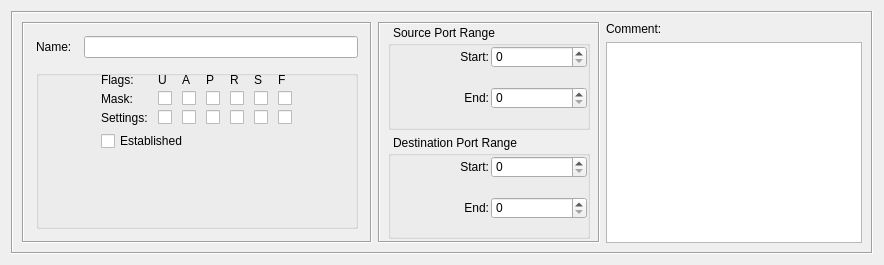
<ui version="4.0" >
 <class>TCPServiceDialog_q</class>
 <widget class="QWidget" name="TCPServiceDialog_q" >
  <property name="enabled" >
   <bool>true</bool>
  </property>
  <property name="geometry" >
   <rect>
    <x>0</x>
    <y>0</y>
    <width>884</width>
    <height>265</height>
   </rect>
  </property>
  <property name="sizePolicy" >
   <sizepolicy vsizetype="Preferred" hsizetype="Preferred" >
    <horstretch>0</horstretch>
    <verstretch>0</verstretch>
   </sizepolicy>
  </property>
  <property name="windowTitle" >
   <string>TCP</string>
  </property>
  <layout class="QGridLayout" name="gridLayout" >
   <item row="0" column="0" >
    <widget class="QFrame" name="frame7" >
     <property name="frameShape" >
      <enum>QFrame::Box</enum>
     </property>
     <property name="frameShadow" >
      <enum>QFrame::Sunken</enum>
     </property>
     <layout class="QGridLayout" >
      <item rowspan="2" row="0" column="0" >
       <widget class="QFrame" name="frame35" >
        <property name="sizePolicy" >
         <sizepolicy vsizetype="Preferred" hsizetype="Fixed" >
          <horstretch>0</horstretch>
          <verstretch>0</verstretch>
         </sizepolicy>
        </property>
        <property name="minimumSize" >
         <size>
          <width>350</width>
          <height>0</height>
         </size>
        </property>
        <property name="maximumSize" >
         <size>
          <width>350</width>
          <height>16777215</height>
         </size>
        </property>
        <property name="frameShape" >
         <enum>QFrame::Box</enum>
        </property>
        <property name="frameShadow" >
         <enum>QFrame::Sunken</enum>
        </property>
        <layout class="QGridLayout" >
         <property name="margin" >
          <number>12</number>
         </property>
         <property name="spacing" >
          <number>12</number>
         </property>
         <item row="0" column="0" >
          <widget class="QLabel" name="textLabel1" >
           <property name="sizePolicy" >
            <sizepolicy vsizetype="Preferred" hsizetype="Minimum" >
             <horstretch>0</horstretch>
             <verstretch>0</verstretch>
            </sizepolicy>
           </property>
           <property name="text" >
            <string>Name:</string>
           </property>
           <property name="wordWrap" >
            <bool>false</bool>
           </property>
          </widget>
         </item>
         <item row="0" column="1" >
          <widget class="QLineEdit" name="obj_name" >
           <property name="sizePolicy" >
            <sizepolicy vsizetype="Fixed" hsizetype="Preferred" >
             <horstretch>200</horstretch>
             <verstretch>0</verstretch>
            </sizepolicy>
           </property>
           <property name="minimumSize" >
            <size>
             <width>0</width>
             <height>0</height>
            </size>
           </property>
          </widget>
         </item>
         <item row="1" column="0" colspan="2" >
          <widget class="QGroupBox" name="groupBox7" >
           <property name="sizePolicy" >
            <sizepolicy vsizetype="Preferred" hsizetype="Preferred" >
             <horstretch>0</horstretch>
             <verstretch>0</verstretch>
            </sizepolicy>
           </property>
           <property name="styleSheet" >
            <string notr="true" >QGroupBox {
    margin-top: 0px;
	padding-top: 1ex;
    padding-bottom: 0px;
}
</string>
           </property>
           <property name="title" >
            <string/>
           </property>
           <layout class="QGridLayout" >
            <property name="margin" >
             <number>2</number>
            </property>
            <item row="0" column="0" >
             <layout class="QGridLayout" >
              <property name="horizontalSpacing" >
               <number>10</number>
              </property>
              <property name="verticalSpacing" >
               <number>4</number>
              </property>
              <item row="1" column="3" >
               <widget class="QCheckBox" name="psh_m" >
                <property name="sizePolicy" >
                 <sizepolicy vsizetype="Fixed" hsizetype="Maximum" >
                  <horstretch>0</horstretch>
                  <verstretch>0</verstretch>
                 </sizepolicy>
                </property>
                <property name="text" >
                 <string/>
                </property>
               </widget>
              </item>
              <item row="1" column="5" >
               <widget class="QCheckBox" name="syn_m" >
                <property name="sizePolicy" >
                 <sizepolicy vsizetype="Fixed" hsizetype="Maximum" >
                  <horstretch>0</horstretch>
                  <verstretch>0</verstretch>
                 </sizepolicy>
                </property>
                <property name="text" >
                 <string/>
                </property>
               </widget>
              </item>
              <item row="0" column="1" >
               <widget class="QLabel" name="flags_lbl_u" >
                <property name="sizePolicy" >
                 <sizepolicy vsizetype="Preferred" hsizetype="Maximum" >
                  <horstretch>0</horstretch>
                  <verstretch>0</verstretch>
                 </sizepolicy>
                </property>
                <property name="text" >
                 <string>U</string>
                </property>
                <property name="wordWrap" >
                 <bool>false</bool>
                </property>
               </widget>
              </item>
              <item row="2" column="0" >
               <widget class="QLabel" name="flags_lbl_3" >
                <property name="toolTip" >
                 <string>TCP flags that must be set (see man iptables, option --tcp-flags)</string>
                </property>
                <property name="text" >
                 <string>Settings:</string>
                </property>
                <property name="wordWrap" >
                 <bool>false</bool>
                </property>
               </widget>
              </item>
              <item row="2" column="3" >
               <widget class="QCheckBox" name="psh_s" >
                <property name="sizePolicy" >
                 <sizepolicy vsizetype="Fixed" hsizetype="Maximum" >
                  <horstretch>0</horstretch>
                  <verstretch>0</verstretch>
                 </sizepolicy>
                </property>
                <property name="text" >
                 <string/>
                </property>
               </widget>
              </item>
              <item row="1" column="4" >
               <widget class="QCheckBox" name="rst_m" >
                <property name="sizePolicy" >
                 <sizepolicy vsizetype="Fixed" hsizetype="Maximum" >
                  <horstretch>0</horstretch>
                  <verstretch>0</verstretch>
                 </sizepolicy>
                </property>
                <property name="text" >
                 <string/>
                </property>
               </widget>
              </item>
              <item row="1" column="6" >
               <widget class="QCheckBox" name="fin_m" >
                <property name="sizePolicy" >
                 <sizepolicy vsizetype="Fixed" hsizetype="Maximum" >
                  <horstretch>0</horstretch>
                  <verstretch>0</verstretch>
                 </sizepolicy>
                </property>
                <property name="text" >
                 <string/>
                </property>
               </widget>
              </item>
              <item row="1" column="2" >
               <widget class="QCheckBox" name="ack_m" >
                <property name="sizePolicy" >
                 <sizepolicy vsizetype="Fixed" hsizetype="Maximum" >
                  <horstretch>0</horstretch>
                  <verstretch>0</verstretch>
                 </sizepolicy>
                </property>
                <property name="text" >
                 <string/>
                </property>
               </widget>
              </item>
              <item row="0" column="4" >
               <widget class="QLabel" name="flags_lbl_r" >
                <property name="sizePolicy" >
                 <sizepolicy vsizetype="Preferred" hsizetype="Maximum" >
                  <horstretch>0</horstretch>
                  <verstretch>0</verstretch>
                 </sizepolicy>
                </property>
                <property name="text" >
                 <string>R</string>
                </property>
                <property name="wordWrap" >
                 <bool>false</bool>
                </property>
               </widget>
              </item>
              <item row="0" column="3" >
               <widget class="QLabel" name="flags_lbl_p" >
                <property name="sizePolicy" >
                 <sizepolicy vsizetype="Preferred" hsizetype="Maximum" >
                  <horstretch>0</horstretch>
                  <verstretch>0</verstretch>
                 </sizepolicy>
                </property>
                <property name="text" >
                 <string>P</string>
                </property>
                <property name="wordWrap" >
                 <bool>false</bool>
                </property>
               </widget>
              </item>
              <item row="1" column="1" >
               <widget class="QCheckBox" name="urg_m" >
                <property name="sizePolicy" >
                 <sizepolicy vsizetype="Fixed" hsizetype="Maximum" >
                  <horstretch>0</horstretch>
                  <verstretch>0</verstretch>
                 </sizepolicy>
                </property>
                <property name="text" >
                 <string/>
                </property>
               </widget>
              </item>
              <item row="2" column="5" >
               <widget class="QCheckBox" name="syn_s" >
                <property name="sizePolicy" >
                 <sizepolicy vsizetype="Fixed" hsizetype="Maximum" >
                  <horstretch>0</horstretch>
                  <verstretch>0</verstretch>
                 </sizepolicy>
                </property>
                <property name="text" >
                 <string/>
                </property>
               </widget>
              </item>
              <item row="1" column="0" >
               <widget class="QLabel" name="flags_lbl_2" >
                <property name="toolTip" >
                 <string>TCP flags that should be examined (see man iptables, option --tcp-flags)</string>
                </property>
                <property name="text" >
                 <string>Mask:</string>
                </property>
                <property name="wordWrap" >
                 <bool>false</bool>
                </property>
               </widget>
              </item>
              <item row="2" column="1" >
               <widget class="QCheckBox" name="urg_s" >
                <property name="sizePolicy" >
                 <sizepolicy vsizetype="Fixed" hsizetype="Maximum" >
                  <horstretch>0</horstretch>
                  <verstretch>0</verstretch>
                 </sizepolicy>
                </property>
                <property name="text" >
                 <string/>
                </property>
               </widget>
              </item>
              <item row="2" column="2" >
               <widget class="QCheckBox" name="ack_s" >
                <property name="sizePolicy" >
                 <sizepolicy vsizetype="Fixed" hsizetype="Maximum" >
                  <horstretch>0</horstretch>
                  <verstretch>0</verstretch>
                 </sizepolicy>
                </property>
                <property name="text" >
                 <string/>
                </property>
               </widget>
              </item>
              <item row="0" column="0" >
               <widget class="QLabel" name="flags_lbl_1" >
                <property name="sizePolicy" >
                 <sizepolicy vsizetype="Preferred" hsizetype="Maximum" >
                  <horstretch>0</horstretch>
                  <verstretch>0</verstretch>
                 </sizepolicy>
                </property>
                <property name="text" >
                 <string>Flags:</string>
                </property>
                <property name="wordWrap" >
                 <bool>false</bool>
                </property>
               </widget>
              </item>
              <item row="2" column="4" >
               <widget class="QCheckBox" name="rst_s" >
                <property name="sizePolicy" >
                 <sizepolicy vsizetype="Fixed" hsizetype="Maximum" >
                  <horstretch>0</horstretch>
                  <verstretch>0</verstretch>
                 </sizepolicy>
                </property>
                <property name="text" >
                 <string/>
                </property>
               </widget>
              </item>
              <item row="0" column="2" >
               <widget class="QLabel" name="flags_lbl_a" >
                <property name="sizePolicy" >
                 <sizepolicy vsizetype="Preferred" hsizetype="Maximum" >
                  <horstretch>0</horstretch>
                  <verstretch>0</verstretch>
                 </sizepolicy>
                </property>
                <property name="text" >
                 <string>A</string>
                </property>
                <property name="wordWrap" >
                 <bool>false</bool>
                </property>
               </widget>
              </item>
              <item row="0" column="5" >
               <widget class="QLabel" name="flags_lbl_s" >
                <property name="sizePolicy" >
                 <sizepolicy vsizetype="Preferred" hsizetype="Maximum" >
                  <horstretch>0</horstretch>
                  <verstretch>0</verstretch>
                 </sizepolicy>
                </property>
                <property name="text" >
                 <string>S</string>
                </property>
                <property name="wordWrap" >
                 <bool>false</bool>
                </property>
               </widget>
              </item>
              <item row="2" column="6" >
               <widget class="QCheckBox" name="fin_s" >
                <property name="sizePolicy" >
                 <sizepolicy vsizetype="Fixed" hsizetype="Maximum" >
                  <horstretch>0</horstretch>
                  <verstretch>0</verstretch>
                 </sizepolicy>
                </property>
                <property name="text" >
                 <string/>
                </property>
               </widget>
              </item>
              <item row="0" column="6" >
               <widget class="QLabel" name="flags_lbl_f" >
                <property name="sizePolicy" >
                 <sizepolicy vsizetype="Preferred" hsizetype="Maximum" >
                  <horstretch>0</horstretch>
                  <verstretch>0</verstretch>
                 </sizepolicy>
                </property>
                <property name="text" >
                 <string>F</string>
                </property>
                <property name="wordWrap" >
                 <bool>false</bool>
                </property>
               </widget>
              </item>
             </layout>
            </item>
            <item row="1" column="0" >
             <widget class="QCheckBox" name="established" >
              <property name="sizePolicy" >
               <sizepolicy vsizetype="Fixed" hsizetype="Preferred" >
                <horstretch>0</horstretch>
                <verstretch>0</verstretch>
               </sizepolicy>
              </property>
              <property name="toolTip" >
               <string>Option "established" can be used if supported
by the target firewall platform</string>
              </property>
              <property name="text" >
               <string>Established</string>
              </property>
             </widget>
            </item>
            <item row="2" column="0" >
             <spacer>
              <property name="orientation" >
               <enum>Qt::Vertical</enum>
              </property>
              <property name="sizeType" >
               <enum>QSizePolicy::Expanding</enum>
              </property>
              <property name="sizeHint" stdset="0" >
               <size>
                <width>172</width>
                <height>16</height>
               </size>
              </property>
             </spacer>
            </item>
           </layout>
          </widget>
         </item>
        </layout>
       </widget>
      </item>
      <item rowspan="2" row="0" column="1" >
       <widget class="QFrame" name="frame36" >
        <property name="sizePolicy" >
         <sizepolicy vsizetype="Preferred" hsizetype="Expanding" >
          <horstretch>0</horstretch>
          <verstretch>0</verstretch>
         </sizepolicy>
        </property>
        <property name="frameShape" >
         <enum>QFrame::Box</enum>
        </property>
        <property name="frameShadow" >
         <enum>QFrame::Sunken</enum>
        </property>
        <layout class="QGridLayout" >
         <property name="leftMargin" >
          <number>8</number>
         </property>
         <property name="topMargin" >
          <number>2</number>
         </property>
         <property name="rightMargin" >
          <number>8</number>
         </property>
         <property name="bottomMargin" >
          <number>2</number>
         </property>
         <property name="horizontalSpacing" >
          <number>2</number>
         </property>
         <property name="verticalSpacing" >
          <number>-1</number>
         </property>
         <item row="0" column="0" >
          <widget class="QGroupBox" name="groupBox1" >
           <property name="styleSheet" >
            <string notr="true" >QGroupBox {
	margin-top: 1ex;
	padding-top: 1ex;
	padding-bottom: 0px;
	padding-left: 2px;
}

QGroupBox::title {  
	subcontrol-origin: margin;
	subcontrol-position: top left;
	padding: 0 3px;
}

QSpinBox {
	margin: 0px;
	padding: 0px;
}
</string>
           </property>
           <property name="title" >
            <string>Source Port Range</string>
           </property>
           <layout class="QGridLayout" >
            <property name="margin" >
             <number>2</number>
            </property>
            <property name="spacing" >
             <number>2</number>
            </property>
            <item row="0" column="1" >
             <widget class="QSpinBox" name="ss" >
              <property name="buttonSymbols" >
               <enum>QAbstractSpinBox::UpDownArrows</enum>
              </property>
              <property name="maximum" >
               <number>65535</number>
              </property>
             </widget>
            </item>
            <item row="1" column="1" >
             <widget class="QSpinBox" name="se" >
              <property name="buttonSymbols" >
               <enum>QAbstractSpinBox::UpDownArrows</enum>
              </property>
              <property name="maximum" >
               <number>65535</number>
              </property>
             </widget>
            </item>
            <item row="0" column="0" >
             <widget class="QLabel" name="textLabel3" >
              <property name="text" >
               <string>Start:</string>
              </property>
              <property name="alignment" >
               <set>Qt::AlignRight|Qt::AlignTrailing|Qt::AlignVCenter</set>
              </property>
              <property name="wordWrap" >
               <bool>false</bool>
              </property>
             </widget>
            </item>
            <item row="1" column="0" >
             <widget class="QLabel" name="textLabel3_2" >
              <property name="text" >
               <string>End:</string>
              </property>
              <property name="alignment" >
               <set>Qt::AlignRight|Qt::AlignTrailing|Qt::AlignVCenter</set>
              </property>
              <property name="wordWrap" >
               <bool>false</bool>
              </property>
             </widget>
            </item>
           </layout>
          </widget>
         </item>
         <item row="1" column="0" >
          <widget class="QGroupBox" name="groupBox1_2" >
           <property name="styleSheet" >
            <string notr="true" >QGroupBox {
	margin-top: 1ex;
	padding-top: 1ex;
	padding-bottom: 0px;
	padding-left: 2px;
}

QGroupBox::title {  
	subcontrol-origin: margin;
	subcontrol-position: top left;
	padding: 0 3px;
}

QSpinBox {
	margin: 0px;
	padding: 0px;
}
</string>
           </property>
           <property name="title" >
            <string>Destination Port Range</string>
           </property>
           <layout class="QGridLayout" >
            <property name="margin" >
             <number>2</number>
            </property>
            <property name="spacing" >
             <number>2</number>
            </property>
            <item row="0" column="1" >
             <widget class="QSpinBox" name="ds" >
              <property name="buttonSymbols" >
               <enum>QAbstractSpinBox::UpDownArrows</enum>
              </property>
              <property name="maximum" >
               <number>65535</number>
              </property>
             </widget>
            </item>
            <item row="1" column="1" >
             <widget class="QSpinBox" name="de" >
              <property name="buttonSymbols" >
               <enum>QAbstractSpinBox::UpDownArrows</enum>
              </property>
              <property name="maximum" >
               <number>65535</number>
              </property>
             </widget>
            </item>
            <item row="0" column="0" >
             <widget class="QLabel" name="textLabel3_3" >
              <property name="text" >
               <string>Start:</string>
              </property>
              <property name="alignment" >
               <set>Qt::AlignRight|Qt::AlignTrailing|Qt::AlignVCenter</set>
              </property>
              <property name="wordWrap" >
               <bool>false</bool>
              </property>
             </widget>
            </item>
            <item row="1" column="0" >
             <widget class="QLabel" name="textLabel3_2_2" >
              <property name="text" >
               <string>End:</string>
              </property>
              <property name="alignment" >
               <set>Qt::AlignRight|Qt::AlignTrailing|Qt::AlignVCenter</set>
              </property>
              <property name="wordWrap" >
               <bool>false</bool>
              </property>
             </widget>
            </item>
           </layout>
          </widget>
         </item>
        </layout>
       </widget>
      </item>
      <item row="0" column="2" >
       <widget class="QLabel" name="textLabel2" >
        <property name="sizePolicy" >
         <sizepolicy vsizetype="Fixed" hsizetype="Preferred" >
          <horstretch>0</horstretch>
          <verstretch>0</verstretch>
         </sizepolicy>
        </property>
        <property name="text" >
         <string>Comment:</string>
        </property>
        <property name="wordWrap" >
         <bool>false</bool>
        </property>
       </widget>
      </item>
      <item row="1" column="2" >
       <widget class="QTextEdit" name="comment" >
        <property name="sizePolicy" >
         <sizepolicy vsizetype="Expanding" hsizetype="Expanding" >
          <horstretch>0</horstretch>
          <verstretch>0</verstretch>
         </sizepolicy>
        </property>
        <property name="minimumSize" >
         <size>
          <width>200</width>
          <height>0</height>
         </size>
        </property>
        <property name="tabChangesFocus" >
         <bool>true</bool>
        </property>
       </widget>
      </item>
     </layout>
    </widget>
   </item>
  </layout>
 </widget>
 <tabstops>
  <tabstop>obj_name</tabstop>
  <tabstop>ss</tabstop>
  <tabstop>se</tabstop>
  <tabstop>ds</tabstop>
  <tabstop>de</tabstop>
  <tabstop>urg_m</tabstop>
  <tabstop>urg_s</tabstop>
  <tabstop>ack_m</tabstop>
  <tabstop>ack_s</tabstop>
  <tabstop>psh_m</tabstop>
  <tabstop>psh_s</tabstop>
  <tabstop>rst_m</tabstop>
  <tabstop>rst_s</tabstop>
  <tabstop>syn_m</tabstop>
  <tabstop>syn_s</tabstop>
  <tabstop>fin_m</tabstop>
  <tabstop>fin_s</tabstop>
  <tabstop>comment</tabstop>
 </tabstops>
 <resources>
  <include location="MainRes.qrc" />
 </resources>
 <connections>
  <connection>
   <sender>obj_name</sender>
   <signal>textChanged(QString)</signal>
   <receiver>TCPServiceDialog_q</receiver>
   <slot>changed()</slot>
   <hints>
    <hint type="sourcelabel" >
     <x>88</x>
     <y>91</y>
    </hint>
    <hint type="destinationlabel" >
     <x>20</x>
     <y>20</y>
    </hint>
   </hints>
  </connection>
  <connection>
   <sender>ss</sender>
   <signal>valueChanged(int)</signal>
   <receiver>TCPServiceDialog_q</receiver>
   <slot>changed()</slot>
   <hints>
    <hint type="sourcelabel" >
     <x>403</x>
     <y>103</y>
    </hint>
    <hint type="destinationlabel" >
     <x>20</x>
     <y>20</y>
    </hint>
   </hints>
  </connection>
  <connection>
   <sender>se</sender>
   <signal>valueChanged(int)</signal>
   <receiver>TCPServiceDialog_q</receiver>
   <slot>changed()</slot>
   <hints>
    <hint type="sourcelabel" >
     <x>403</x>
     <y>132</y>
    </hint>
    <hint type="destinationlabel" >
     <x>20</x>
     <y>20</y>
    </hint>
   </hints>
  </connection>
  <connection>
   <sender>ds</sender>
   <signal>valueChanged(int)</signal>
   <receiver>TCPServiceDialog_q</receiver>
   <slot>changed()</slot>
   <hints>
    <hint type="sourcelabel" >
     <x>403</x>
     <y>188</y>
    </hint>
    <hint type="destinationlabel" >
     <x>20</x>
     <y>20</y>
    </hint>
   </hints>
  </connection>
  <connection>
   <sender>de</sender>
   <signal>valueChanged(int)</signal>
   <receiver>TCPServiceDialog_q</receiver>
   <slot>changed()</slot>
   <hints>
    <hint type="sourcelabel" >
     <x>403</x>
     <y>217</y>
    </hint>
    <hint type="destinationlabel" >
     <x>20</x>
     <y>20</y>
    </hint>
   </hints>
  </connection>
  <connection>
   <sender>comment</sender>
   <signal>textChanged()</signal>
   <receiver>TCPServiceDialog_q</receiver>
   <slot>changed()</slot>
   <hints>
    <hint type="sourcelabel" >
     <x>502</x>
     <y>77</y>
    </hint>
    <hint type="destinationlabel" >
     <x>20</x>
     <y>20</y>
    </hint>
   </hints>
  </connection>
  <connection>
   <sender>ack_m</sender>
   <signal>toggled(bool)</signal>
   <receiver>TCPServiceDialog_q</receiver>
   <slot>changed()</slot>
   <hints>
    <hint type="sourcelabel" >
     <x>144</x>
     <y>158</y>
    </hint>
    <hint type="destinationlabel" >
     <x>20</x>
     <y>20</y>
    </hint>
   </hints>
  </connection>
  <connection>
   <sender>ack_s</sender>
   <signal>toggled(bool)</signal>
   <receiver>TCPServiceDialog_q</receiver>
   <slot>changed()</slot>
   <hints>
    <hint type="sourcelabel" >
     <x>144</x>
     <y>176</y>
    </hint>
    <hint type="destinationlabel" >
     <x>20</x>
     <y>20</y>
    </hint>
   </hints>
  </connection>
  <connection>
   <sender>fin_m</sender>
   <signal>toggled(bool)</signal>
   <receiver>TCPServiceDialog_q</receiver>
   <slot>changed()</slot>
   <hints>
    <hint type="sourcelabel" >
     <x>244</x>
     <y>158</y>
    </hint>
    <hint type="destinationlabel" >
     <x>20</x>
     <y>20</y>
    </hint>
   </hints>
  </connection>
  <connection>
   <sender>fin_s</sender>
   <signal>toggled(bool)</signal>
   <receiver>TCPServiceDialog_q</receiver>
   <slot>changed()</slot>
   <hints>
    <hint type="sourcelabel" >
     <x>244</x>
     <y>176</y>
    </hint>
    <hint type="destinationlabel" >
     <x>20</x>
     <y>20</y>
    </hint>
   </hints>
  </connection>
  <connection>
   <sender>psh_m</sender>
   <signal>toggled(bool)</signal>
   <receiver>TCPServiceDialog_q</receiver>
   <slot>changed()</slot>
   <hints>
    <hint type="sourcelabel" >
     <x>169</x>
     <y>158</y>
    </hint>
    <hint type="destinationlabel" >
     <x>20</x>
     <y>20</y>
    </hint>
   </hints>
  </connection>
  <connection>
   <sender>psh_s</sender>
   <signal>toggled(bool)</signal>
   <receiver>TCPServiceDialog_q</receiver>
   <slot>changed()</slot>
   <hints>
    <hint type="sourcelabel" >
     <x>169</x>
     <y>176</y>
    </hint>
    <hint type="destinationlabel" >
     <x>20</x>
     <y>20</y>
    </hint>
   </hints>
  </connection>
  <connection>
   <sender>rst_m</sender>
   <signal>toggled(bool)</signal>
   <receiver>TCPServiceDialog_q</receiver>
   <slot>changed()</slot>
   <hints>
    <hint type="sourcelabel" >
     <x>194</x>
     <y>158</y>
    </hint>
    <hint type="destinationlabel" >
     <x>20</x>
     <y>20</y>
    </hint>
   </hints>
  </connection>
  <connection>
   <sender>rst_s</sender>
   <signal>toggled(bool)</signal>
   <receiver>TCPServiceDialog_q</receiver>
   <slot>changed()</slot>
   <hints>
    <hint type="sourcelabel" >
     <x>194</x>
     <y>176</y>
    </hint>
    <hint type="destinationlabel" >
     <x>20</x>
     <y>20</y>
    </hint>
   </hints>
  </connection>
  <connection>
   <sender>syn_m</sender>
   <signal>toggled(bool)</signal>
   <receiver>TCPServiceDialog_q</receiver>
   <slot>changed()</slot>
   <hints>
    <hint type="sourcelabel" >
     <x>219</x>
     <y>158</y>
    </hint>
    <hint type="destinationlabel" >
     <x>20</x>
     <y>20</y>
    </hint>
   </hints>
  </connection>
  <connection>
   <sender>syn_s</sender>
   <signal>toggled(bool)</signal>
   <receiver>TCPServiceDialog_q</receiver>
   <slot>changed()</slot>
   <hints>
    <hint type="sourcelabel" >
     <x>219</x>
     <y>176</y>
    </hint>
    <hint type="destinationlabel" >
     <x>20</x>
     <y>20</y>
    </hint>
   </hints>
  </connection>
  <connection>
   <sender>urg_m</sender>
   <signal>toggled(bool)</signal>
   <receiver>TCPServiceDialog_q</receiver>
   <slot>changed()</slot>
   <hints>
    <hint type="sourcelabel" >
     <x>119</x>
     <y>158</y>
    </hint>
    <hint type="destinationlabel" >
     <x>20</x>
     <y>20</y>
    </hint>
   </hints>
  </connection>
  <connection>
   <sender>urg_s</sender>
   <signal>toggled(bool)</signal>
   <receiver>TCPServiceDialog_q</receiver>
   <slot>changed()</slot>
   <hints>
    <hint type="sourcelabel" >
     <x>119</x>
     <y>176</y>
    </hint>
    <hint type="destinationlabel" >
     <x>20</x>
     <y>20</y>
    </hint>
   </hints>
  </connection>
  <connection>
   <sender>established</sender>
   <signal>toggled(bool)</signal>
   <receiver>TCPServiceDialog_q</receiver>
   <slot>toggleEstablished()</slot>
   <hints>
    <hint type="sourcelabel" >
     <x>46</x>
     <y>246</y>
    </hint>
    <hint type="destinationlabel" >
     <x>20</x>
     <y>20</y>
    </hint>
   </hints>
  </connection>
  <connection>
   <sender>established</sender>
   <signal>toggled(bool)</signal>
   <receiver>TCPServiceDialog_q</receiver>
   <slot>changed()</slot>
   <hints>
    <hint type="sourcelabel" >
     <x>46</x>
     <y>246</y>
    </hint>
    <hint type="destinationlabel" >
     <x>20</x>
     <y>20</y>
    </hint>
   </hints>
  </connection>
 </connections>
</ui>
